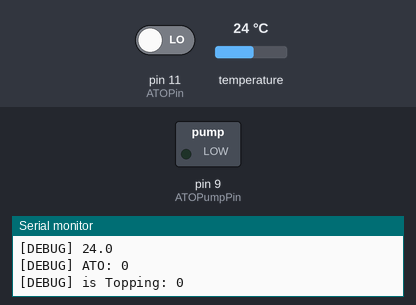
Recording of a sketch running on a simulated Arduino Uno, built with avr-gcc and run on an emulated ATmega328P. Parts: switched loads named in the sketch (green lamp = pin HIGH), the last lines printed to the serial monitor. Inputs (shaded band) come from the test bench; at power-on: pin 11 (ATOPin) LOW, temperature 24 °C. Pins used as bus, display or sensor lines are not drawn.

Above: at 1.3 s.
1.4 s: pin 11 (ATOPin) driven HIGH
At 2.3 s:
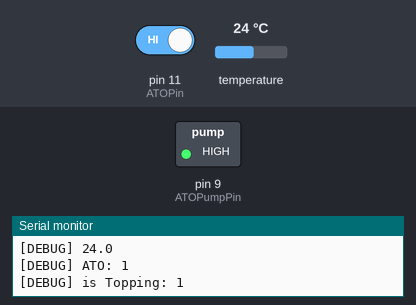
3.2 s: pin 11 (ATOPin) driven LOW
At 4.5 s:
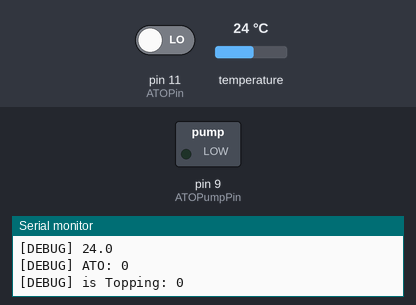
Timing chart, 0 to 6.2 s (numbered marks = the images above; inputs shaded):
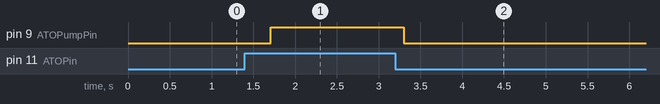

Measured:
- after the input at 1.4 s, pin 9 (ATOPumpPin): LOW → HIGH after 0.31 s
- after the input at 3.2 s, pin 9 (ATOPumpPin): HIGH → LOW after 0.10 s

The sketch:

TemperatureEthernet.ino
```cpp
#include "ATO.h"
#include "Logger.h"
#include "Relay.h"
#include "ReefuinoRelay.h"
#include "OneWire.h"
#include "DallasTemperature.h"
#include "OneWireTemperatureSensor.h"
//#include "ReefuinoThermostat.h"
#include "EtherCard.h"

static byte mymac[] = {
  0x74,0x69,0x69,0x2D,0x30,0x31 };
static byte myip[] = {
  192,168,1,203 };

byte Ethernet::buffer[500];
BufferFiller bfill;

//ATO
const int ATOPin = 11;
const int ATOPumpPin = 9;
ReefuinoRelay atoPumpRelay(ATOPumpPin);
ATO ato(ATOPin, atoPumpRelay);

//Temperature
float temperatureToKeep = 26.0;
const int CHILLER_RELAY_PIN = 9; //digital

#define ONE_WIRE_PIN 4 //digital pin
#define TEMPERATURE_PRECISION 9
OneWireTemperatureSensor tempSensor(ONE_WIRE_PIN);
//ReefuinoRelay chillerRelay(CHILLER_RELAY_PIN);
//ReefuinoRelay heaterRelay(2);
//ReefuinoThermostat thermostat(tempSensor, chillerRelay, heaterRelay, temperatureToKeep);

void setup() {
  Logger::init(9600);
  Logger::debug("Listening Water level sensor on digital pin: " + ATOPin);
  tempSensor.init();

  setupEthernet();
}

void setupEthernet(){
  pinMode(4, OUTPUT);
  digitalWrite(4, HIGH);

  if (ether.begin(sizeof Ethernet::buffer, mymac) == 0){
    Serial.println( "Failed to access Ethernet controller");
  }
  ether.staticSetup(myip);
}

void loop() {
  //ATO
  //	ato.checkSensorConnectivity();
  int atoValue = ato.onLoop();
  Logger::debug("ATO: " + String(atoValue));
  Logger::debug("is Topping: " + String(ato.isTopping()));

  //Temperature
  float temp = tempSensor.readCelsius();
  Logger::debug("Temperature for the device 1 is: ");
  Logger::debugFloat(temp);

//  float temp2 = tempSensor.readCelsius(1);
//  Logger::debug("Temperature for the device 2 is: ");
//  Logger::debugFloat(temp2);

  //	float temp = thermostat.checkTemperature();
  //
  //	Logger::debug("Celsius: ");
  //	Logger::debugFloat(temp);
  //
  //	Logger::debug("Thermostat is: ");
  //	Logger::debug(thermostat.getStatusStr());
  ////
  //	if (thermostat.isHeating()) {
  //		Logger::debug("Heater is on");
  //	} else if (thermostat.isChilling()) {
  //		Logger::debug("Fan is on");
  //	} else {
  //		Logger::debug("Temperature control is taking a nap");
  //	}

  word len = ether.packetReceive();
  word pos = ether.packetLoop(len);
  //
  //  if (pos)  {
  //    ether.httpServerReply(homePage()); // send web page data
  //  }
}
//
static word homePage() {
  long t = millis() / 1000;
  word h = t / 3600;
  byte m = (t / 60) % 60;
  byte s = t % 60;
  bfill = ether.tcpOffset();
  bfill.emit_p(PSTR(
  "HTTP/1.0 200 OK\r\n"
    "Content-Type: text/html\r\n"
    "Pragma: no-cache\r\n"
    "\r\n"
    "<meta http-equiv='refresh' content='1'/>"
    "<title>RBBB server</title>"
    "<h1>$D$D:$D$D:$D$D</h1>"),
  h/10, h%10, m/10, m%10, s/10, s%10);
  return bfill.position();
}
//
```
